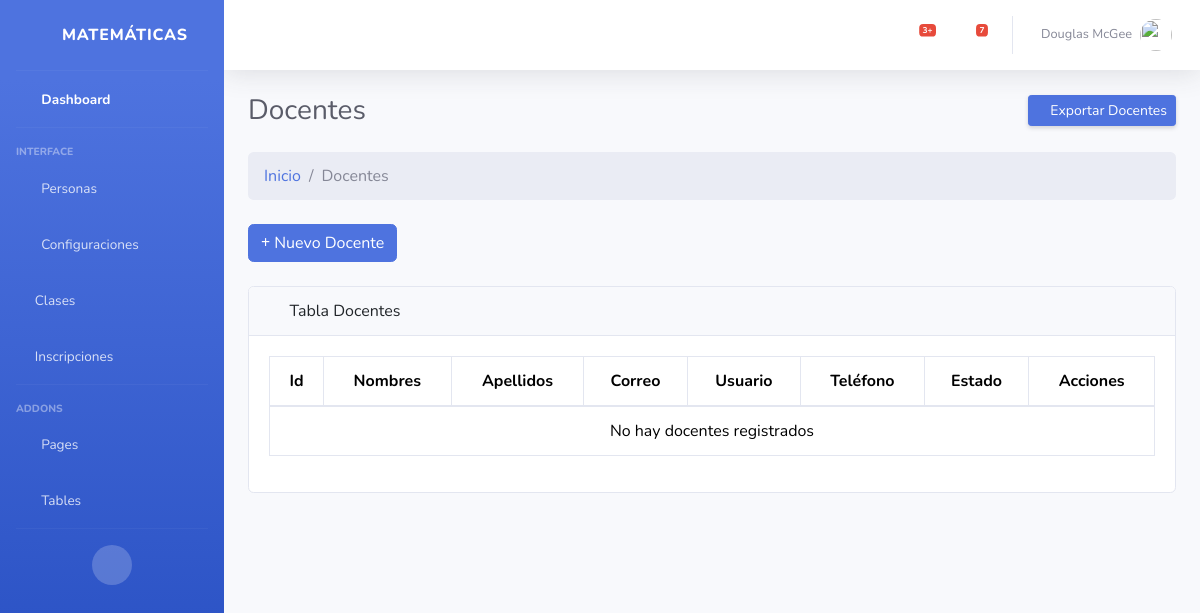
The page /docente/ on the database as committed earlier.
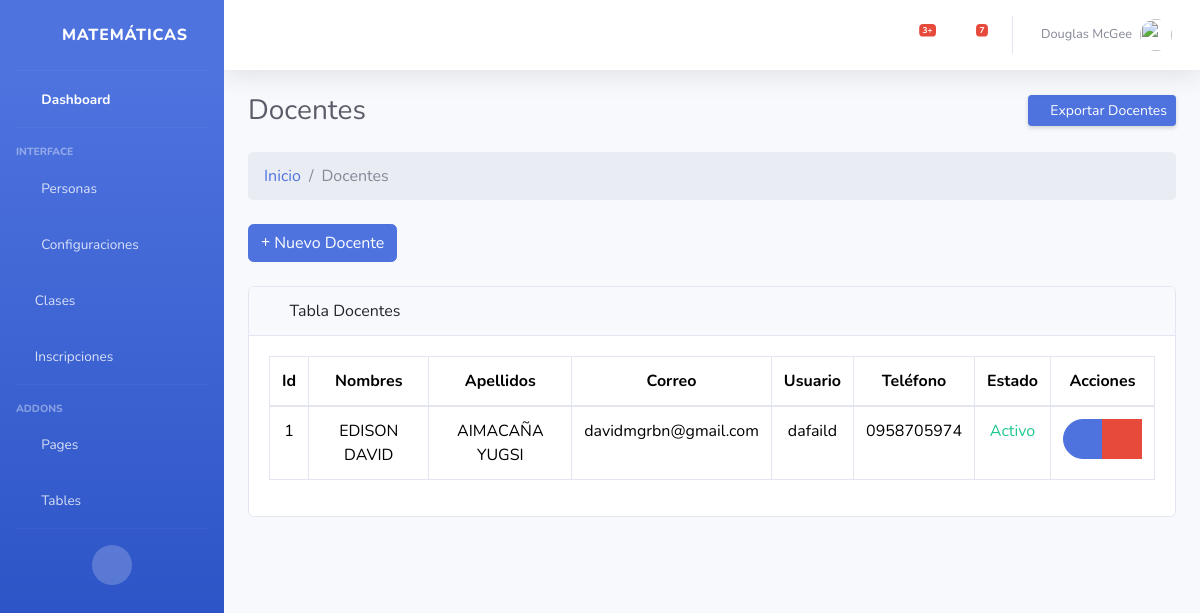
The same page on the database as committed later.
### Aplicaciones/core/models.py (models this page shows, shortened)
class Docentes(models.Model):
    doc_id = models.AutoField(primary_key=True)
    fk_id_persona = models.ForeignKey(Personas,verbose_name='Persona',on_delete=models.CASCADE)
    doc_cargo = models.CharField(max_length=100,default="Null",null=False,verbose_name="Cargo:")
    doc_fotografia = models.ImageField(upload_to='docentes/',default='Sin Foto',verbose_name="Fotografía:")
    doc_estado = models.BooleanField(default=True,verbose_name='Estado:')

class Personas(models.Model):
    per_id = models.AutoField(primary_key=True)
    fk_id_usuario = models.ForeignKey(User,verbose_name='Usuario',on_delete=models.CASCADE)
    per_segundo_nombre = models.CharField(max_length=50,default="Null",null=False,verbose_name="Segundo nombre:")
    per_segundo_apellido = models.CharField(max_length=50,default="Null",null=False,verbose_name="Segundo apellido:")
    per_fecha_nacimiento = models.DateField(default="Null",verbose_name="Fecha de nacimiento:")
    per_cedula = models.CharField(max_length=15,default="Null",null=False,verbose_name="Cédula:")
    per_telefono = models.CharField(max_length=15,default="Null",null=True,verbose_name="Teléfono:")
    per_fecha_actualizacion = models.DateTimeField(auto_now=True,verbose_name='Actualizado el:')

### Aplicaciones/core/views/crud_docente_views.py (the view)
# urls.py: path('docente/', crud_docente_views.index, name='docente_index'),
def index(request):
    docentes = Docentes.objects.all()  # Obtener todos los docentes
    return render(request, 'docente/index.html', {'docentes': docentes})

### Aplicaciones/core/templates/docente/index.html (shortened to what this page needs)
{% extends 'plantillas/MasterAdmin.html' %}
{% load static %}
{% block css %}
<link href="{% static 'vendor/fontawesome-free/css/all.min.css' %}" rel="stylesheet" type="text/css">
{% endblock %}
{% block content %}
<div class="container-fluid ">
  <div class="d-sm-flex align-items-center justify-content-between mb-4">
    <h1 class="h3 mb-0 text-gray-800">Docentes</h1>
    <a href="#" class="d-none d-sm-inline-block btn btn-sm btn-primary shadow-sm"> Exportar Docentes </a>
  </div>
  <ol class="breadcrumb mb-4">
    <li class="breadcrumb-item"><a href="{% url 'inicio' %}">Inicio</a></li>
    <li class="breadcrumb-item active">Docentes</li>
  </ol>
  <div class="mb-4">
    <a href="{% url 'docente_create' %}" class="btn btn-primary"><i class="fas fa-plus"></i> Nuevo
      Docente</a>
  </div>
  <div class="card mb-4">
    <div class="card-header">
      <i class="fas fa-table me-1"></i>
      Tabla Docentes
    </div>
    <div class="card-body">
      <div class="table-responsive">
        <table class="table table-bordered text-center" id="tbl-docente" width="100%" cellspacing="0">
          <thead>
            <tr>
              <th>Id</th>
              <th>Nombres</th>
              <th>Apellidos</th>
              <th>Correo</th>
              <th>Usuario</th>
              <th>Teléfono</th>
              <th>Estado</th>
              <th>Acciones</th>
            </tr>
          </thead>
          <tbody>
            {% for docente in docentes %}
              <tr>
                <td>{{docente.doc_id}}</td>
                <td>{{docente.fk_id_persona.fk_id_usuario.first_name}} {{docente.fk_id_persona.per_segundo_nombre}}</td>
                <td>{{docente.fk_id_persona.fk_id_usuario.last_name}} {{docente.fk_id_persona.per_segundo_apellido}}</td>
                <td>{{docente.fk_id_persona.fk_id_usuario.email}}</td>
                <td>{{docente.fk_id_persona.fk_id_usuario.username}}</td>
                <td>{{docente.fk_id_persona.per_telefono}}</td>
                {% if docente.doc_estado %}
                  <td class="text-success">Activo</td>
                {% else %}
                  <td class="text-danger">Inactivo</td>
                {% endif %}
                <td>
                  <div class="btn-group" role="group" aria-label="Basic mixed styles example">
                    <a href="{% url 'docente_edit' docente.doc_id %}" type="button" class=" btn btn-primary btn-circle ">
                      <span><i class="fas fa-pen"></i></span>
                    </a>
                    <a class="btn btn-danger btn-circle" data-bs-toggle="modal"
                      data-bs-target="#eliminarModal{{docente.doc_id}}"><i class="fas fa-trash"></i>
                  </a>
                  </div>
                </td>
              </tr>
            {% empty %}
              <tr>
                <td colspan="8">No hay docentes registrados</td>
              </tr>
            {% endfor %}
          </tbody>
        </table>
      </div>
    </div>
  </div>
</div>
{% endblock %}

Rows that differ between the two databases and show on the page:
added Docentes: doc_id "1", fk_id_persona.fk_id_usuario.first_name "EDISON", fk_id_persona.per_segundo_nombre "DAVID", fk_id_persona.fk_id_usuario.last_name "AIMACAÑA", fk_id_persona.per_segundo_apellido "YUGSI", fk_id_persona.fk_id_usuario.email "davidmgrbn@gmail.com", fk_id_persona.fk_id_usuario.username "dafaild", fk_id_persona.per_telefono "0958705974", doc_estado "Activo"
Other text that changed with them:
text no longer shown: "No hay docentes registrados"
